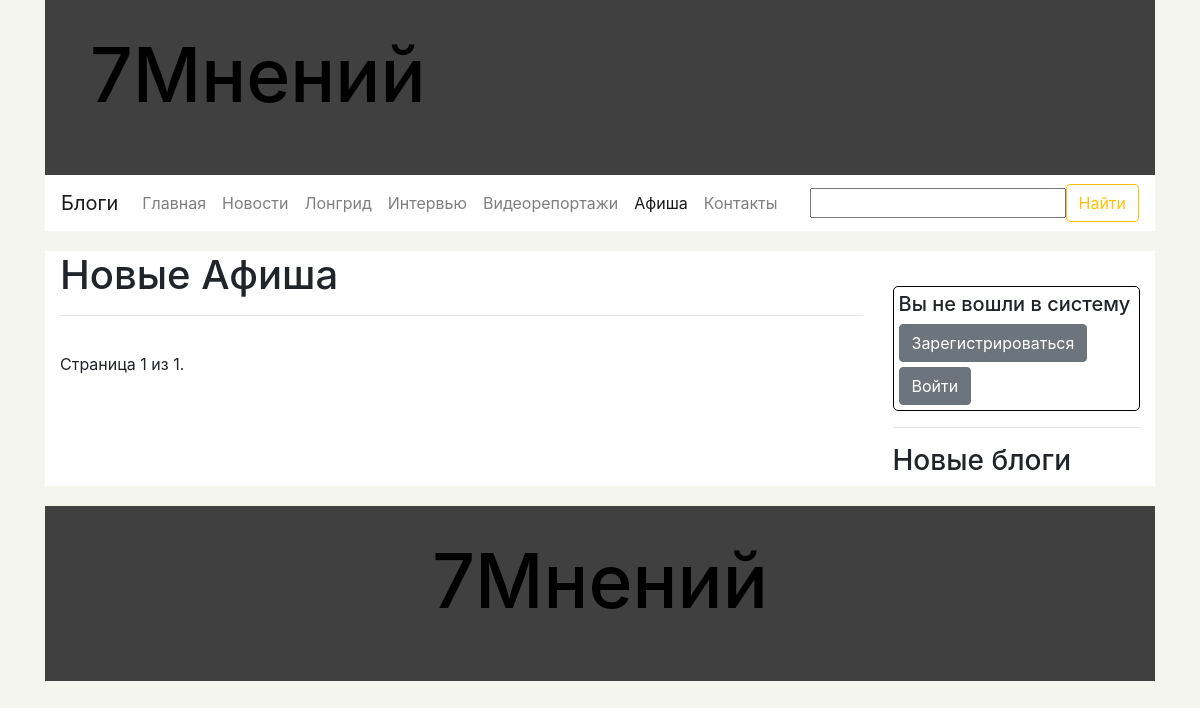
The app's page /seven_op/show_category/posters, older data.
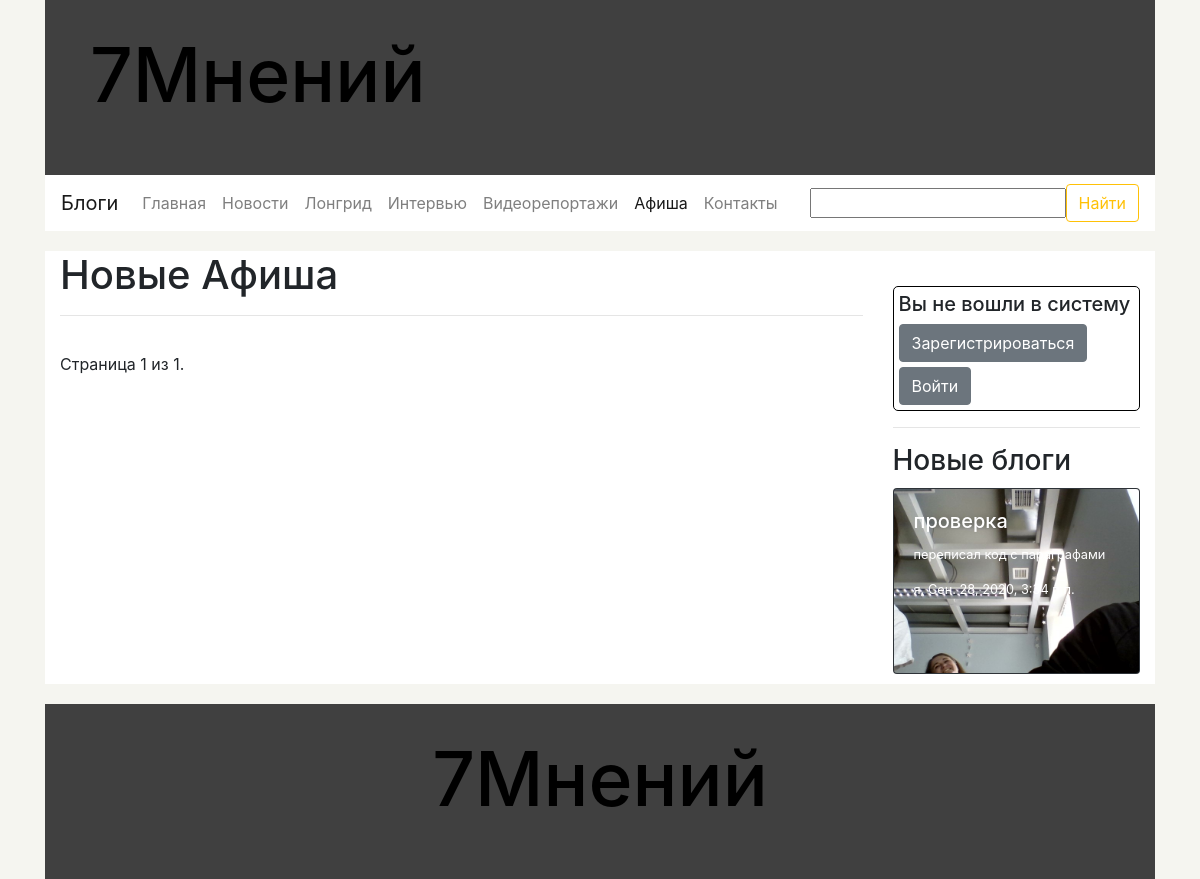
The same page, newer data.
### seven_op/models.py (models this page shows, shortened)
class Category(models.Model):
    name_sing = models.CharField("имя в единственном числе", max_length=200)
    name_plur = models.CharField("имя во множественном числе", max_length=200)
    name_url = models.CharField("имя для ссылки", max_length=200)
    def get_url_for_show_page(self):
        return reverse('show_category', args=[str(self.name_url)])
    class Meta:
        ordering = ["-name_sing"]
        verbose_name_plural = "Категории"

class Blog(models.Model):
    title = models.CharField("заголовок", max_length=200)
    description = models.CharField("описание", max_length=1000, null=True, blank=True)
    author = models.ForeignKey('BlogAuthor', on_delete=models.SET_NULL, null=True)
    paragraphs = models.ManyToManyField('Paragraph', verbose_name="Параграфы")
    preview = models.ImageField("фото на заголовок", upload_to="seven_op/static/uploads/previews/%Y/%m/%d", null=True,
                                default=None)
    photos_for_spin = models.ManyToManyField('UploadedPhoto', verbose_name='Фото на "карусель"',
                                             default=None, blank=True)
    attached_files = models.ManyToManyField('UploadedFile', verbose_name="прикрепленные файлы",
                                            default=None, blank=True)
    comments = models.ManyToManyField('Comment', verbose_name="Комментарии к блогу", default=None, blank=True)
    date = models.DateTimeField(auto_now=True)
    def get_url_for_show(self):
        return reverse('show_blog', args=[str(self.id)])
    class Meta:
        ordering = ["-date"]
        verbose_name_plural = "Блоги"

class BlogAuthor(models.Model):
    name = models.CharField("имя автора блогов", max_length=200)
    photo = models.ForeignKey('UploadedPhoto', on_delete=models.SET_NULL, null=True, blank=True,
                              help_text="выберете фото из загруженных")
    info = models.TextField("информация об авторе", help_text="необязательное поле", null=True, blank=True)
    def __str__(self):
        return str(self.name)
    class Meta:
        ordering = ["-name"]
        verbose_name_plural = "Авторы блогов"

### seven_op/views.py (the view)
# urls.py: url(r'^show_category/(?P<pk>[-\w]+)$', views.show_category, name='show_category'),
def show_category(request, pk):
    search_result = common_search(request)
    if search_result['url']:
        return HttpResponseRedirect(search_result['url'])
    categories = Category.objects.all()
    needed_category = Category.objects.get(name_url__exact=pk)
    posts = Post.objects.filter(category__name_url__exact=pk)
    paginator = Paginator(posts, 21, allow_empty_first_page=True)
    page = request.GET.get('page')
    try:
        needed_posts = paginator.page(page)
    except PageNotAnInteger:
        needed_posts = paginator.page(1)
    except EmptyPage:
        needed_posts = paginator.page(paginator.num_pages)
    title = "7Мнений - " + str(needed_category.name_plur)
    active = needed_category.id
    recent_blogs = Blog.objects.all()
    recent_blogs = recent_blogs[:min(len(recent_blogs), 5)]
    return render(request,
                  'show_category_template.html',
                  context={'posts': needed_posts,
                           'categories': categories,
                           'needed_category': needed_category,
                           'active': active,
                           'recent_blogs': recent_blogs,
                           'page_title': title,
                           'search_form': search_result['form']})

### seven_op/forms.py (shortened to what this page needs)
class SearchForm(forms.Form):
    query = forms.CharField(max_length=100, min_length=1, label="", help_text="", required=False,
                            error_messages={'required': ''})

### seven_op/views.py (called while the page is built)
def common_search(request):
    ret = dict()
    ret['url'] = False
    if request.method == 'POST':
        form = SearchForm(request.POST)
        if form.is_valid():
            query = form.cleaned_data['query']
            ret['url'] = reverse('my_search_result', args=(str(query),))
    else:
        proposed_data = ''
        ret['form'] = SearchForm(initial={'data': proposed_data})
    return ret

### seven_op/templates/show_category_template.html (shortened to what this page needs)
{% extends "common_template.html" %}
{% block content %}
    <h1>Новые {{needed_category.name_plur}}</h1>
    <hr>
    <div class="pagination">
        <span class="step-links">
            <span class="current">
                Страница {{ posts.number }} из {{ posts.paginator.num_pages }}.
            </span>
        </span>
    </div>
{% endblock %}

### seven_op/templates/common_template.html (shortened to what this page needs)
<!doctype html>
<html lang="ru">
  <head>
 	<link rel="stylesheet" href="https://stackpath.bootstrapcdn.com/bootstrap/4.5.2/css/bootstrap.min.css">    {% load static %}
      <link rel="stylesheet" href="{% static 'css/styles.css' %}">
  </head>
  <body>
  	<div class="container-fluid">
		<div class="container-lg">
  		<div class="header-bar container-lg">
			<div class="container-fluid logo-bar">
				<h1><a href="{% url 'main' %}">7Мнений</a></h1>
			</div>
  			<div class="menu-bar">
  				<nav class="navbar navbar-expand-lg navbar-light bg-light" style="background-color: white !important;">
				  <a class="navbar-brand" href="{% url 'show_blog_authors' %}">Блоги</a>
				  <div class="collapse navbar-collapse" id="navbarSupportedContent">
					  <ul class="navbar-nav mr-auto">
						{% if active == 0 %}
							<li class="nav-item">
								<a class="nav-link active" href="{% url 'main' %}">Главная</a>
							</li>
						{% else %}
							<li class="nav-item">
								<a class="nav-link" href="{% url 'main' %}">Главная</a>
							</li>
						{% endif %}
						{% for category in categories %}
							{% if active  == category.id %}
								<li class="nav-item">
				        			<a class="nav-link active" href="{{ category.get_url_for_show_page }}">{{ category.name_plur }}</a>
				      			</li>
				      		{% else %}
								<li class="nav-item">
				        			<a class="nav-link" href="{{ category.get_url_for_show_page }}">{{ category.name_plur }}</a>
				      			</li>
							{% endif %}
						{% endfor %}
					    {% if active  == 'contacts' %}
							<li class="nav-item">
								<a class="nav-link active" href="{% url 'contacts' %}">Контакты</a>
							</li>
						{% else %}
							<li class="nav-item">
								<a class="nav-link" href="{% url 'contacts' %}">Контакты</a>
							</li>
						{% endif %}
					  </ul>
				    <form action="" method="post" class="form-inline my-2 my-lg-0">
						<div class="form-group">
							{{ search_form }}
						</div>
				      <button class="btn btn-outline-warning my-2 my-sm-0" type="submit">Найти</button>
				    </form>
				  </div>
				</nav>
  			</div>
  		</div>
		<div class="container-lg content">
			<div class="row">
				<div class="container col-lg-9">
                    {% block content %}
                    {% endblock %}
				</div>
				<div class="side-bar container col-lg-3">
					<div class="login-menu container Border">
						{% if user.is_authenticated %}
							<h5>Вы вошли в систему как {{ user.get_username }}</h5>
							<a href="{% url 'logout' %}"><button class="btn btn-secondary" type="submit">Выйти</button></a>
						{% else %}
							<h5>Вы не вошли в систему</h5>
							<a href="{% url 'registration' %}"><button class="btn btn-secondary" type="submit" style="margin-bottom: 5px;">Зарегистрироваться</button></a>
							<a href="{% url 'login' %}"><button class="btn btn-secondary" type="submit">Войти</button></a>
						{% endif %}
					</div>
					<hr>
					<div class="blogs d-none d-lg-block">
						<h3>Новые блоги</h3>
						{% for blog in recent_blogs %}
							<a href="{{ blog.get_url_for_show }}">
								<div class="card bg-dark text-white" style="width: 100%; margin-bottom: 10px;">
									<img src="/{{ blog.preview }}" class="card-img" alt="">
									<div class="card-img-overlay">
										<h5 class="card-title">{{ blog.title }}</h5>
										<p class="card-text">{{ blog.description }}</p>
										<p class="card-text">{{ blog.author }}, {{ blog.date }}</p>
									</div>
								</div>
							</a>
						{% endfor %}
					</div>
				</div>
			</div>
		</div>
		  	<div class="footer container-lg">
		  		<div class="text-center"><h1><a href="{% url 'main' %}">7Мнений</a></h1></div>
		  	</div>
	  	</div>
	  	</div>
  </body>
</html>

Row changes from the older to the newer data that the page shows:
added Blog: preview (picture), title "проверка", description "переписал код с параграфами", author "я", date "Сен. 28, 2020, 3:34 п.п."
